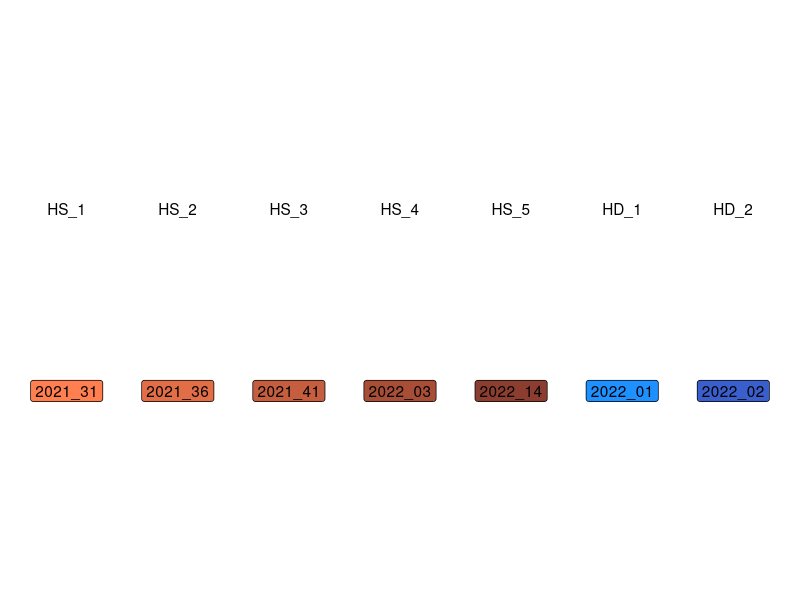
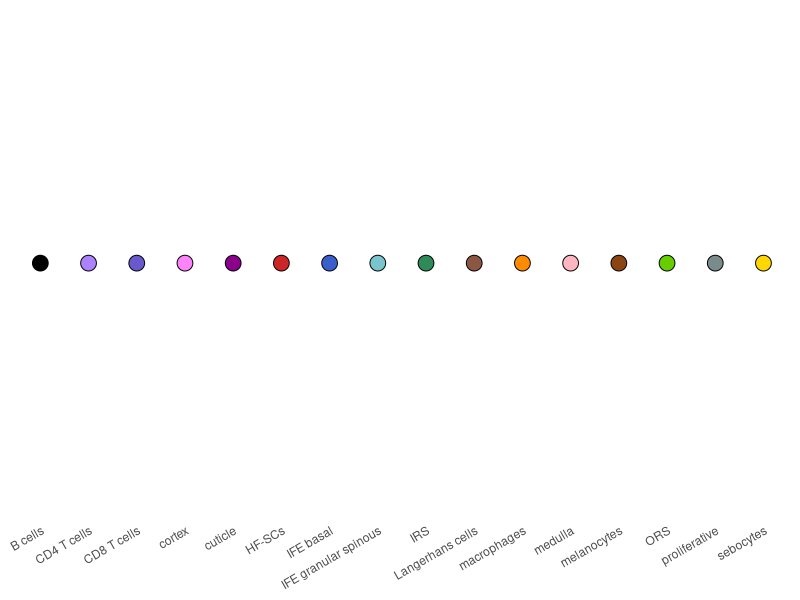

Here is the R script that generated these plots, in order:
## ---- chunk 1
# https://github.com/rstudio/rmarkdown/issues/1453
hooks = knitr::knit_hooks$get()
hook_foldable = function(type) {
  force(type)
  function(x, options) {
    res = hooks[[type]](x, options)
    
    if (isFALSE(options[[paste0("fold_", type)]])) return(res)
    
    paste0(
      "<details><summary>", "show", "</summary>\n\n",
      res,
      "\n\n</details>"
    )
  }
}
knitr::knit_hooks$set(
  output = hook_foldable("output"),
  plot = hook_foldable("plot"),
  time_it = local({
    now = NULL
    function(before, options) {
      if (options$time_it) {
        if (before) {
          now <<- Sys.time()
        } else {
          res = difftime(Sys.time(), now, units = "secs")
          paste("(Time to run :", round(res, digits = 2), "s)")
        }
      }
    }
  })
)
## ---- chunk 2
set.seed(1337L)
knitr::opts_chunk$set(echo = TRUE, # display code
                      # display chunk output
                      message = FALSE,
                      warning = FALSE,
                      fold_output = FALSE, # usefull for sessionInfo()
                      fold_plot = FALSE,
                      
                      # figure settings
                      fig.align = 'center',
                      fig.width = 20,
                      fig.height = 15,
                      
                      # something about seed, chunk and Rmarkdown compilation
                      # https://stackoverflow.com/questions/39417003/long-vectors-not-supported-yet-error-in-rmd-but-not-in-r-script
                      # cache = TRUE,
                      cache.lazy = FALSE, 
                      
                      # add runtime after chunk
                      time_it = FALSE)
## ---- chunk 3
library(dplyr)
library(patchwork)
library(ggplot2)

.libPaths()
## ---- chunk 4
save_name = "hs_hd"
out_dir = "."
## ---- chunk 5
sample_info = data.frame(
  project_name = c("2021_31", "2021_36", "2021_41", "2022_03", "2022_14",
                   "2022_01", "2022_02"),
  sample_type = c(rep("HS", 5), rep("HD", 2)),
  gender = c("M", "M", "M", "F", "F", "M", "F"),
  platform = rep("10X", 7),
  location = c("axillary", "axillary", "pubis", "axillary", "axillary",
               "pubis", "pubis"),
  laboratory = rep("Our", 7),
  color = NA,
  stringsAsFactors = FALSE) %>%
  dplyr::mutate(sample_type = factor(sample_type, levels = c("HS", "HD"))) %>%
  dplyr::mutate(gender = factor(gender, levels = c("F", "M"))) %>%
  dplyr::mutate(project_name = factor(project_name, levels = project_name)) %>%
  dplyr::mutate(unique_id = data.table::rowid(sample_type)) %>%
  dplyr::mutate(sample_identifier = paste0(sample_type, "_", unique_id)) %>%
  dplyr::mutate(sample_identifier = factor(sample_identifier, levels = sample_identifier)) %>%
  dplyr::select(project_name, sample_type, sample_identifier, platform, gender, location, laboratory, color)

sample_info
## ---- chunk 6
list_palette = list(
  # patients
  HS = colorRampPalette(c("coral", "coral4")),
  HD = colorRampPalette(c("dodgerblue", "royalblue3")))

for (sample_type in unique(sample_info$sample_type)) {
  matching_dataset = (sample_info$sample_type == sample_type)
  sample_info[matching_dataset, "color"] = list_palette[[sample_type]](sum(matching_dataset))
}
## ---- chunk 7
ggplot2::ggplot(sample_info) +
  ggplot2::geom_label(aes(x = project_name, y = 0, label = project_name, fill = project_name)) +
  ggplot2::geom_text(aes(x = project_name, y = 1, label = sample_identifier)) +
  ggplot2::lims(y = c(-1, 2)) +
  ggplot2::scale_fill_manual(values = sample_info$color, breaks = sample_info$project_name) +
  ggplot2::theme_void() +
  ggplot2::theme(legend.position = "none")
## ---- chunk 8
saveRDS(sample_info, file = paste0(out_dir, "/", save_name, "_sample_info.rds"))
## ---- chunk 9
cell_markers = list(
  #  Immune cells
  "CD4 T cells" = c("CD3D", "CD3G", "CD3E", "CD52", "IL32",
                    "TRBC1", "CD4", "COTL1", "CD40LG", "GPR183", "TNFRSF1B", "FYB1", "LAT"),
  "CD8 T cells" = c("CD3D", "CD3G", "CD3E", "CD52", "IL32",
                    "CTSW", "NCR3", "CD8A", "NKG7", "KLRC1", "TRGC2", "CCL5", "ZNF683"),
  "Langerhans cells" = c("CD207", "LST1", "AIF1", "CPVL", "C15orf48", "CD1A", "CD52", "CD1E", "CD1C"),
  "macrophages" = c("LST1", "AIF1", "C3", "OLFML3", "TREM2", "A2M",
                    "MSR1", "FCGR3A", "VSIG4", "AP003481.1"),
  "B cells" = c("CD79A", "IGHG2", "IGHG3", "IGLC3", "IGHG1", "IGHM", "MS4A1", "IGLC2",
                "IGHGP", "BANK1", "IGHG4", "IGKC", "TNFRSF13C", "CD79B", "KLF2", "GZMB"),
  # Matrix
  "cuticle" = c("KRT32", "KIF21A", "CCND2", "VCAN", "CYSTM1", "TESC", "MT4", "KRT35",
                "DIAPH3", "VSNL1", "NOTCH1", "SNCAIP", "CADM1", "OCA2", "LAMP5"),
  "cortex" = c("KRTAP11-1", "PRR9", "C10orf99", "CRYAB", "HEPHL1", "ALOX15B", "EFHD1", "KRT35",
               "CALHM4", "SPECC1", "DSG4", "DNASE1L2", "TGM3", "KRT31", "KRT36", "KIAA1211L"),
  "medulla" = c("BAMBI", "SLC7A8", "EDNRA", "ALDH1A3", "IGFBP2",
                "KRT25", "KITLG", "MSX2", "SLC6A15", "PRDM1"),
  "IRS" = c("KRT71", "KRT27", "KRT28", "KRT25", "CTSC", "GATA3", "KRT72", "KRT73", "KRT74",
            "SCEL", "GFRA3", "POF1B", "RDH12", "LMO7", "TCHH", "FABP9"),
  "proliferative" = c("NUSAP1", "PCLAF", "TOP2A", "MKI67", "BIRC5", "CENPF",
                      "TK1", "CENPU", "TYMS", "MCM5", "GINS2", "MCM5", "PCLAF",
                      "CDCA7", "MCM3", "TYMS", "CLSPN", "FEN1", "FAM111B", "CDT1"),
  # Non-matrix
  "HF-SCs" = c("KRT15", "DST", "DIO2", "TCEAL2", "SFRP1", "TNC", "WIF1", "FRZB", "LHX2", "SPRY1",
             "COL1A2", "ITGA6", "SOX9", "S100A6", "ANGPTL7", "LGR5", "COL17A1"),
  "IFE basal" = c("GPX2", "IMPA2", "KRT15", "DST", "COL17A1", "MOXD1", "C19orf48", "CHD7",
                  "ALDH3A1", "AHNAK2", "CDH13", "LAMB3", "CAVIN1", "EHF", "CEBPD", "TP53AIP1"),
  "IFE granular spinous" = c("GPX2", "IMPA2", "DEFB1", "LY6D", "EHF", "PDZK1IP1", "S100A7", "FGFBP1", "LYPD3",
                             "CRABP2", "SPINK5", "KRT1", "KRTDAP", "CIDEA", "SUSD4", "FAM83A", "TMEM45A"),
  "ORS" = c("KRT16", "KRT6B", "KRT6C", "NDUFA4L2", "TM4SF1", "APOC1", "SLC1A6",
            "CLCA2", "RHOV", "CBLN2", "HES4", "SMCO4", "MGST1", "LYPD3", "MGP"),
  # other
  "melanocytes" = c("DCT", "KIT", "MLANA", "GPM6B", "EDNRB", "PMEL", "IGFBP7", "MITF", "ZEB2", "APOD"),
  "sebocytes" = c("CLMP", "GLDC", "PPARG", "ACSBG1", "MGST1", "SAA1", "AR", "APMAP"))

lengths(cell_markers)
## ---- chunk 10
color_markers = c("CD4 T cells" = "mediumpurple1",
                  "CD8 T cells" = "slateblue3",
                  "Langerhans cells" = "lightsalmon4",
                  "macrophages" = "darkorange",
                  "B cells" = "black",
                  "cuticle" = "magenta4",
                  "cortex" = "orchid1",
                  "medulla" = "lightpink",
                  "IRS" = "seagreen4",
                  "proliferative" = "lightcyan4",
                  "HF-SCs" = "firebrick3",
                  "IFE basal" = "royalblue3",
                  "IFE granular spinous" = "cadetblue3",
                  "ORS" = "chartreuse3",
                  "melanocytes" = "saddlebrown",
                  "sebocytes" = "gold")

data.frame(cell_type = names(color_markers),
           color = unlist(color_markers)) %>%
  ggplot2::ggplot(., aes(x = cell_type, y = 0, fill = cell_type)) +
  ggplot2::geom_point(pch = 21, size = 5) +
  ggplot2::scale_fill_manual(values = unlist(color_markers), breaks = names(color_markers)) +
  ggplot2::theme_classic() +
  ggplot2::theme(legend.position = "none",
                 axis.line = element_blank(),
                 axis.title = element_blank(),
                 axis.ticks = element_blank(),
                 axis.text.y = element_blank(),
                 axis.text.x = element_text(hjust = 1, angle = 30))
## ---- chunk 11
dotplot_markers = list("CD4 T cells" = c("PTPRC", "CD3E", "CD4"),
                       "CD8 T cells" = c("CD3E", "CD8A"),
                       "Langerhans cells" = c("CD207", "CPVL"),
                       "macrophages" = c("TREM2", "MSR1"),
                       "B cells" = c("CD79A", "CD79B"),
                       "cuticle" = c("MSX2", "KRT32", "KRT35"),
                       "cortex" = c("KRT31", "PRR9"),
                       "medulla" = c("BAMBI", "ADLH1A3"),
                       "IRS" = c("KRT71", "KRT73"),
                       "proliferative" = c("TOP2A", "MCM5", "TK1"),
                       "HF-SCs" = c("KRT14", "CXCL14"),
                       "IFE basal" = c("COL17A1", "KRT15"),
                       "IFE granular spinous" = c("SPINK5", "KRT1"),
                       "ORS" = c("KRT16", "KRT6C"),
                       "melanocytes" = c("DCT", "MLANA"),
                       "sebocytes" = c("CLMP", "PPARG"))

lengths(dotplot_markers)
## ---- chunk 12
saveRDS(color_markers, file = paste0(out_dir, "/", save_name, "_color_markers.rds"))
saveRDS(cell_markers, file = paste0(out_dir, "/", save_name, "_cell_markers.rds"))
saveRDS(dotplot_markers, file = paste0(out_dir, "/", save_name, "_dotplot_markers.rds"))
## ---- chunk 13
sessionInfo()
